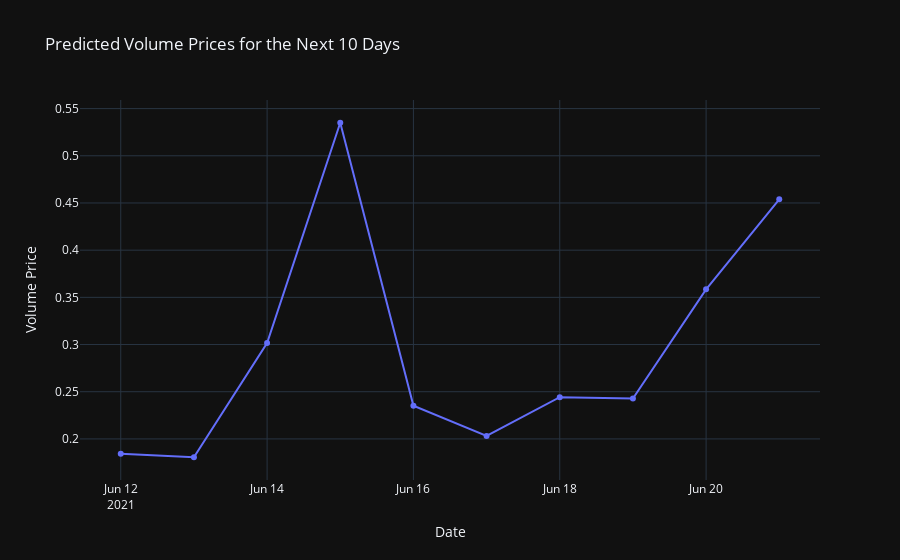
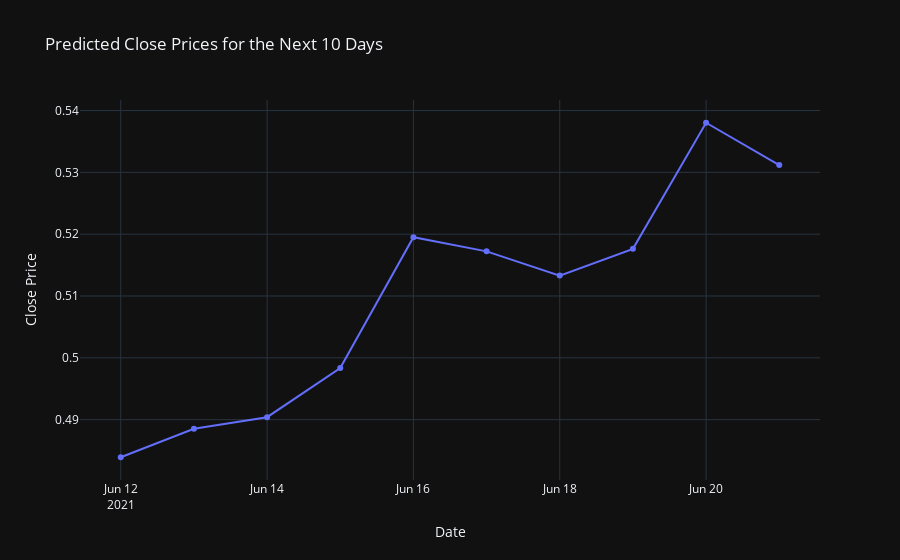

Notebook source saved alongside these figures, in order:
### Code cell
pi.templates.default = "plotly_dark"

predicted_data_next = np.array(latest_prediction).reshape(-1, 5)
last_date = stock['date'].max()
next_10_days = [last_date + timedelta(days=i) for i in range(1, 11)]

for i, feature_name in enumerate(['open', 'high', 'low', 'volume', 'close']):
    if feature_name in ['volume', 'close']:
        fig = go.Figure()

        fig.add_trace(go.Scatter(x=next_10_days, y=predicted_data_next[:, i],
                                 mode='lines+markers', name=f'Predicted {feature_name.capitalize()} Prices'))

        fig.update_layout(title=f'Predicted {feature_name.capitalize()} Prices for the Next 10 Days',
                          xaxis_title='Date', yaxis_title=f'{feature_name.capitalize()} Price')

        fig.show()

### Figure 1 — Plotly figure (JSON) as saved in the notebook; plotly's stock layout.template omitted (floating-point values rounded to 4 significant figures; data arrays with more than 128 entries replaced by an {"elided": "..."} marker saying what was removed)
{"data": [{"mode": "lines+markers", "name": "Predicted Volume Prices", "type": "scatter", "x": ["2021-06-12T00:00:00+00:00", "2021-06-13T00:00:00+00:00", "2021-06-14T00:00:00+00:00", "2021-06-15T00:00:00+00:00", "2021-06-16T00:00:00+00:00", "2021-06-17T00:00:00+00:00", "2021-06-18T00:00:00+00:00", "2021-06-19T00:00:00+00:00", "2021-06-20T00:00:00+00:00", "2021-06-21T00:00:00+00:00"], "y": {"elided": "2020 float values"}}], "layout": {"title": {"text": "Predicted Volume Prices for the Next 10 Days"}, "xaxis": {"title": {"text": "Date"}}, "yaxis": {"title": {"text": "Volume Price"}}}}

### Figure 2 — Plotly figure (JSON) as saved in the notebook; plotly's stock layout.template omitted (floating-point values rounded to 4 significant figures; data arrays with more than 128 entries replaced by an {"elided": "..."} marker saying what was removed)
{"data": [{"mode": "lines+markers", "name": "Predicted Close Prices", "type": "scatter", "x": ["2021-06-12T00:00:00+00:00", "2021-06-13T00:00:00+00:00", "2021-06-14T00:00:00+00:00", "2021-06-15T00:00:00+00:00", "2021-06-16T00:00:00+00:00", "2021-06-17T00:00:00+00:00", "2021-06-18T00:00:00+00:00", "2021-06-19T00:00:00+00:00", "2021-06-20T00:00:00+00:00", "2021-06-21T00:00:00+00:00"], "y": {"elided": "2020 float values"}}], "layout": {"title": {"text": "Predicted Close Prices for the Next 10 Days"}, "xaxis": {"title": {"text": "Date"}}, "yaxis": {"title": {"text": "Close Price"}}}}
